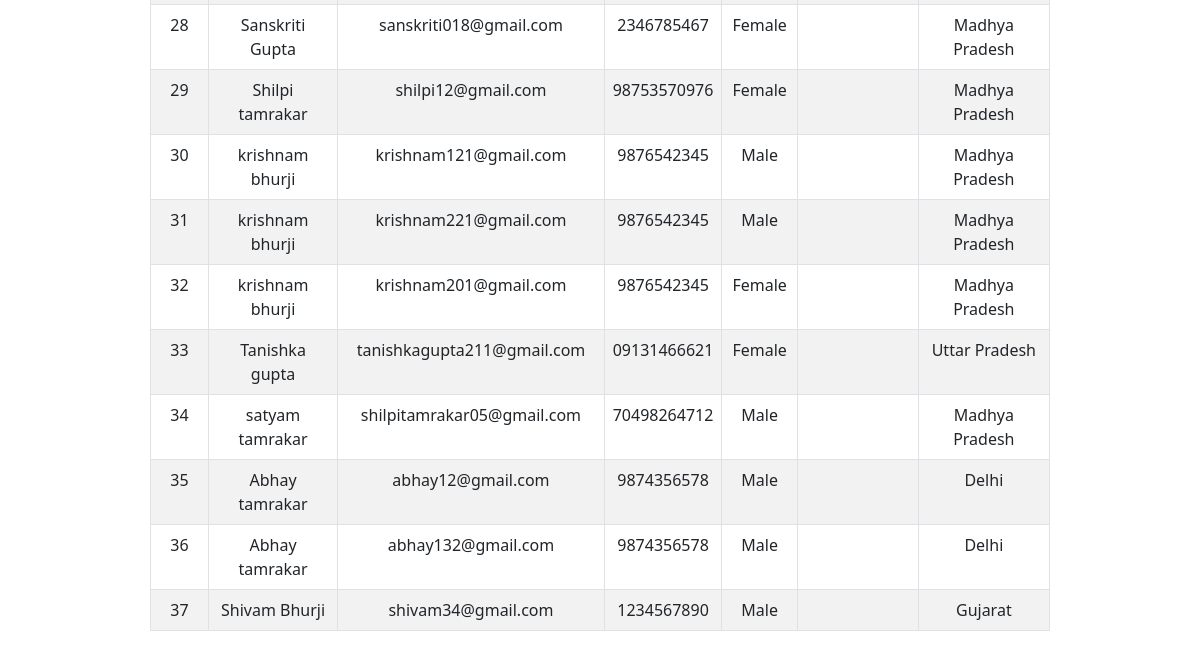
Before: /show_data/ (lower part) with the older database file.
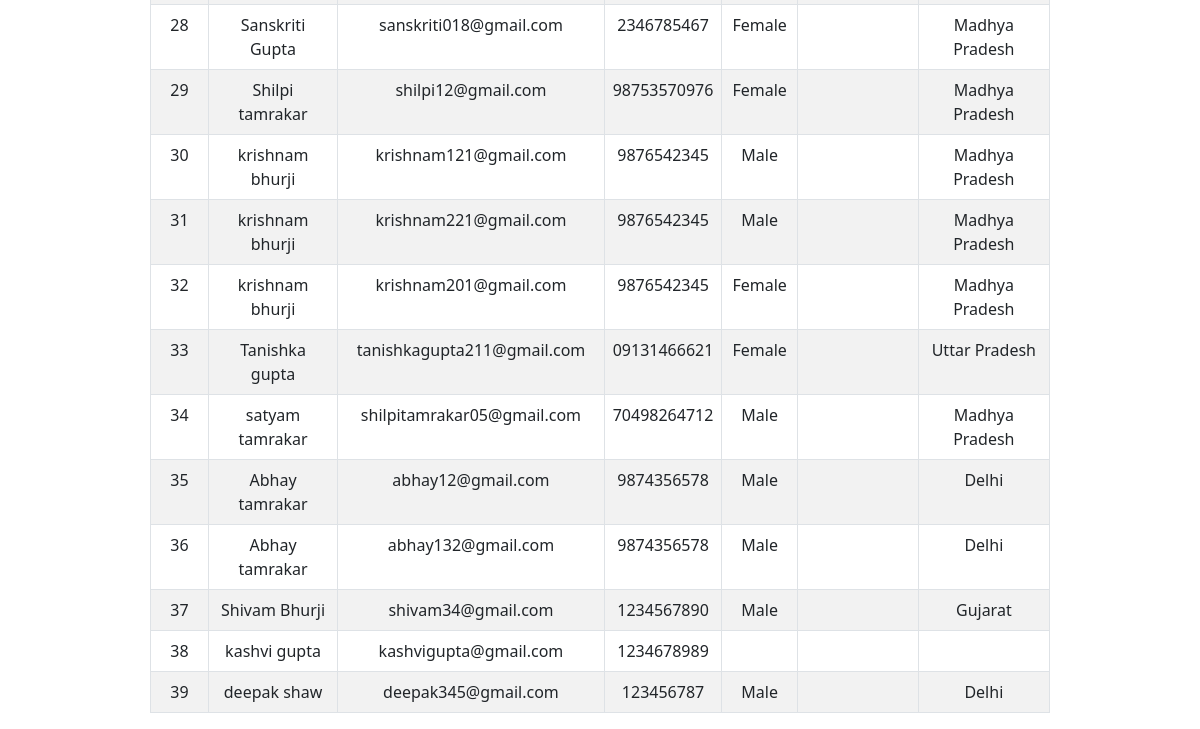
After: the same page with the newer database file.
### app/models.py (models this page shows)
class Employee(models.Model):
    name = models.CharField(max_length=100)
    email = models.EmailField()
    contact = models.CharField()
    gender = models.CharField(max_length=10)
    qualification = models.CharField(max_length=200)
    state = models.CharField(max_length=50)
    image = models.ImageField(upload_to='images/')
    audio = models.FileField(upload_to='audios/')
    video = models.FileField(upload_to='videos/')
    resume = models.FileField(upload_to='resumes/')
    password=models.CharField(max_length=20,null=True)         ##table pehle se created  h ab isme naya column add krna h islie

### app/views.py (the view)
# urls.py: path('show_data/',show_data,name="show_data"),
def show_data(req):
    data = Employee.objects.values('name','email','contact','gender','qualification','state')
    print(data)
    for i in data:
        print(i['name'],i['email'],i['contact'],i['gender'],i['qualification'],i['state'])
    return render(req,'show_data.html',{'data':data})

### app/templates/show_data.html (shortened to what this page needs)
{% extends 'base.html' %}
{% block content %}
<table class="table table-bordered table-striped w-75 mx-auto mt-4 text-center">
<tbody>
    {% for i in data %}
    <tr>
      <td>{{ forloop.counter }}</td>
      <td>{{ i.name }}</td>
      <td>{{ i.email }}</td>
      <td>{{ i.contact }}</td>
      <td>{{ i.gender }}</td>
      <td>{{ i.qualification }}</td>
      <td>{{ i.state }}</td>
    </tr>
    {% endfor %}
  </tbody>
</table>
{% endblock content %}

Changed rows visible on the page:
added Employee: name "kashvi gupta", email "kashvigupta@gmail.com", contact "1234678989"
added Employee: name "deepak shaw", email "deepak345@gmail.com", contact "123456787", gender "Male", state "Delhi"
